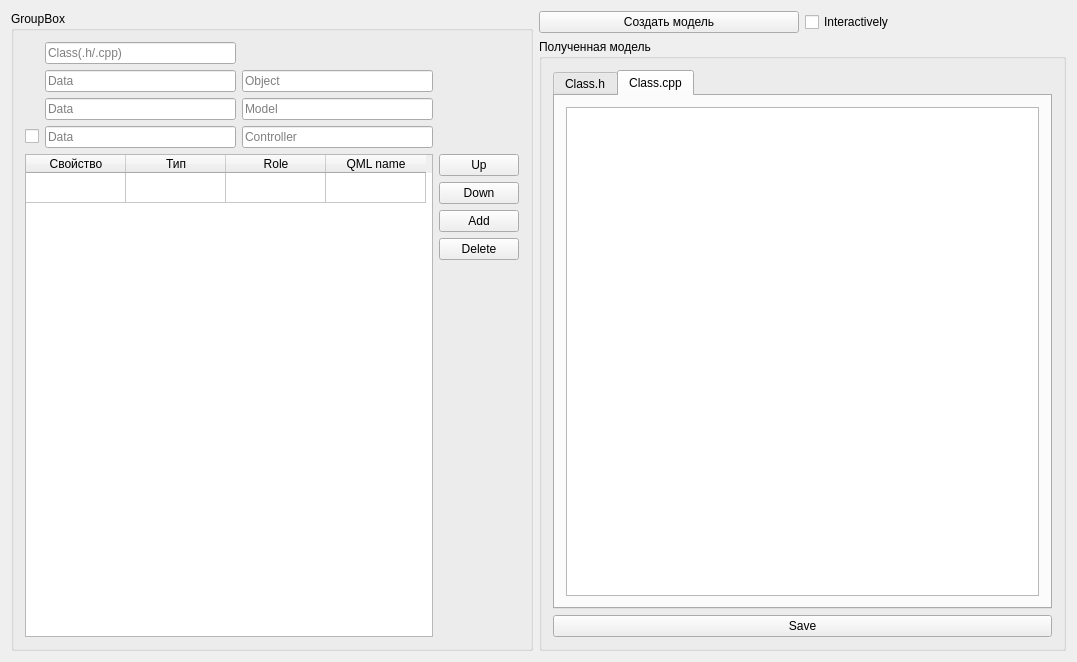
<?xml version="1.0" encoding="UTF-8"?>
<ui version="4.0">
 <class>MainWindow</class>
 <widget class="QMainWindow" name="MainWindow">
  <property name="geometry">
   <rect>
    <x>0</x>
    <y>0</y>
    <width>1077</width>
    <height>662</height>
   </rect>
  </property>
  <property name="windowTitle">
   <string>MainWindow</string>
  </property>
  <widget class="QWidget" name="centralWidget">
   <layout class="QGridLayout" name="gridLayout_2" columnstretch="2,1,1">
    <item row="0" column="0" rowspan="2">
     <widget class="QGroupBox" name="groupBox_2">
      <property name="sizePolicy">
       <sizepolicy hsizetype="Preferred" vsizetype="Expanding">
        <horstretch>0</horstretch>
        <verstretch>0</verstretch>
       </sizepolicy>
      </property>
      <property name="title">
       <string>GroupBox</string>
      </property>
      <layout class="QGridLayout" name="gridLayout_3">
       <item row="3" column="1">
        <widget class="QLineEdit" name="edtControllerName1">
         <property name="sizePolicy">
          <sizepolicy hsizetype="Expanding" vsizetype="Fixed">
           <horstretch>0</horstretch>
           <verstretch>0</verstretch>
          </sizepolicy>
         </property>
         <property name="text">
          <string/>
         </property>
         <property name="placeholderText">
          <string>Data</string>
         </property>
        </widget>
       </item>
       <item row="3" column="2">
        <widget class="QLineEdit" name="edtControllerName2">
         <property name="sizePolicy">
          <sizepolicy hsizetype="Expanding" vsizetype="Fixed">
           <horstretch>0</horstretch>
           <verstretch>0</verstretch>
          </sizepolicy>
         </property>
         <property name="text">
          <string/>
         </property>
         <property name="placeholderText">
          <string>Controller</string>
         </property>
        </widget>
       </item>
       <item row="8" column="3">
        <spacer name="verticalSpacer">
         <property name="orientation">
          <enum>Qt::Vertical</enum>
         </property>
         <property name="sizeHint" stdset="0">
          <size>
           <width>20</width>
           <height>40</height>
          </size>
         </property>
        </spacer>
       </item>
       <item row="1" column="1">
        <widget class="QLineEdit" name="edtItemName1">
         <property name="sizePolicy">
          <sizepolicy hsizetype="Expanding" vsizetype="Fixed">
           <horstretch>0</horstretch>
           <verstretch>0</verstretch>
          </sizepolicy>
         </property>
         <property name="text">
          <string/>
         </property>
         <property name="placeholderText">
          <string>Data</string>
         </property>
        </widget>
       </item>
       <item row="2" column="2">
        <widget class="QLineEdit" name="edtModelName2">
         <property name="sizePolicy">
          <sizepolicy hsizetype="Expanding" vsizetype="Fixed">
           <horstretch>0</horstretch>
           <verstretch>0</verstretch>
          </sizepolicy>
         </property>
         <property name="text">
          <string/>
         </property>
         <property name="placeholderText">
          <string>Model</string>
         </property>
        </widget>
       </item>
       <item row="1" column="2">
        <widget class="QLineEdit" name="edtItemName2">
         <property name="sizePolicy">
          <sizepolicy hsizetype="Expanding" vsizetype="Fixed">
           <horstretch>0</horstretch>
           <verstretch>0</verstretch>
          </sizepolicy>
         </property>
         <property name="text">
          <string/>
         </property>
         <property name="placeholderText">
          <string>Object</string>
         </property>
        </widget>
       </item>
       <item row="5" column="3">
        <widget class="QPushButton" name="btnDown">
         <property name="text">
          <string>Down</string>
         </property>
        </widget>
       </item>
       <item row="2" column="1">
        <widget class="QLineEdit" name="edtModelName1">
         <property name="sizePolicy">
          <sizepolicy hsizetype="Expanding" vsizetype="Fixed">
           <horstretch>0</horstretch>
           <verstretch>0</verstretch>
          </sizepolicy>
         </property>
         <property name="text">
          <string/>
         </property>
         <property name="placeholderText">
          <string>Data</string>
         </property>
        </widget>
       </item>
       <item row="4" column="3">
        <widget class="QPushButton" name="btnUp">
         <property name="text">
          <string>Up</string>
         </property>
        </widget>
       </item>
       <item row="6" column="3">
        <widget class="QPushButton" name="btnAdd">
         <property name="text">
          <string>Add</string>
         </property>
        </widget>
       </item>
       <item row="0" column="1">
        <widget class="QLineEdit" name="edtFileName1">
         <property name="sizePolicy">
          <sizepolicy hsizetype="Expanding" vsizetype="Fixed">
           <horstretch>0</horstretch>
           <verstretch>0</verstretch>
          </sizepolicy>
         </property>
         <property name="text">
          <string extracomment="*h"/>
         </property>
         <property name="placeholderText">
          <string>Class(.h/.cpp)</string>
         </property>
        </widget>
       </item>
       <item row="7" column="3">
        <widget class="QPushButton" name="btnDelete">
         <property name="text">
          <string>Delete</string>
         </property>
        </widget>
       </item>
       <item row="3" column="0">
        <widget class="QCheckBox" name="chkController">
         <property name="text">
          <string/>
         </property>
        </widget>
       </item>
       <item row="4" column="0" rowspan="5" colspan="3">
        <widget class="QTableWidget" name="tblProperties">
         <property name="cornerButtonEnabled">
          <bool>false</bool>
         </property>
         <attribute name="verticalHeaderVisible">
          <bool>false</bool>
         </attribute>
         <row>
          <property name="text">
           <string>1</string>
          </property>
         </row>
         <column>
          <property name="text">
           <string>Свойство</string>
          </property>
         </column>
         <column>
          <property name="text">
           <string>Тип</string>
          </property>
         </column>
         <column>
          <property name="text">
           <string>Role</string>
          </property>
         </column>
         <column>
          <property name="text">
           <string>QML name</string>
          </property>
         </column>
        </widget>
       </item>
      </layout>
     </widget>
    </item>
    <item row="0" column="1">
     <widget class="QPushButton" name="btnCreteModel">
      <property name="text">
       <string>Создать модель</string>
      </property>
     </widget>
    </item>
    <item row="0" column="2">
     <widget class="QCheckBox" name="chkInteractively">
      <property name="text">
       <string>Interactively</string>
      </property>
     </widget>
    </item>
    <item row="1" column="1" colspan="2">
     <widget class="QGroupBox" name="groupBox">
      <property name="sizePolicy">
       <sizepolicy hsizetype="Expanding" vsizetype="Expanding">
        <horstretch>0</horstretch>
        <verstretch>0</verstretch>
       </sizepolicy>
      </property>
      <property name="title">
       <string>Полученная модель</string>
      </property>
      <layout class="QGridLayout" name="gridLayout">
       <item row="1" column="0">
        <widget class="QPushButton" name="btnSave">
         <property name="text">
          <string>Save</string>
         </property>
        </widget>
       </item>
       <item row="0" column="0">
        <widget class="QTabWidget" name="tabsCodePages">
         <property name="currentIndex">
          <number>1</number>
         </property>
         <widget class="QWidget" name="tabHeader">
          <attribute name="title">
           <string>Class.h</string>
          </attribute>
          <layout class="QGridLayout" name="gridLayout_4">
           <item row="0" column="0">
            <widget class="QTextBrowser" name="edtHeader"/>
           </item>
          </layout>
         </widget>
         <widget class="QWidget" name="tabCode">
          <attribute name="title">
           <string>Class.cpp</string>
          </attribute>
          <layout class="QGridLayout" name="gridLayout_5">
           <item row="0" column="0">
            <widget class="QTextBrowser" name="edtCpp"/>
           </item>
          </layout>
         </widget>
        </widget>
       </item>
      </layout>
     </widget>
    </item>
   </layout>
  </widget>
 </widget>
 <layoutdefault spacing="6" margin="11"/>
 <resources/>
 <connections/>
</ui>
